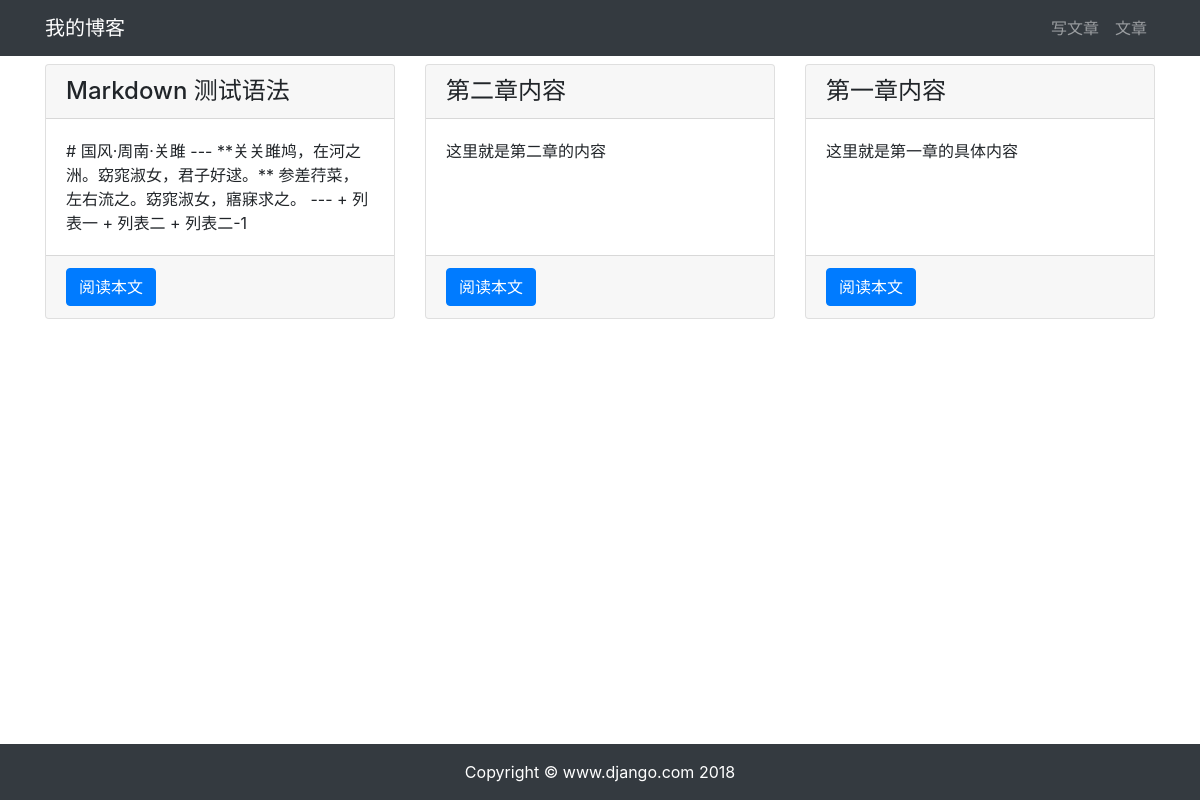
Page /article/article-list/ on the committed database.
### article/models.py (models this page shows, shortened)
class ArticlePost(models.Model):
    author = models.ForeignKey(User, on_delete=models.CASCADE)
    title = models.CharField(max_length=100)
    body = models.TextField()
    created = models.DateTimeField(default=timezone.now)
    updated = models.DateTimeField(auto_now=True)
    class Meta:
        ordering = ('-created',)

### article/views.py (the view)
# urls.py: path('article-list/', views.article_list, name='article_list'),
def article_list(request):
    articles = ArticlePost.objects.all()
    context = {'articles': articles}
    return render(request, 'article/list.html', context)

### templates/article/list.html (shortened to what this page needs)
{% extends "base.html" %}
{% load staticfiles %}
{% block content %}
<div class="container">
    <div class="row mt-2">
        {% for article in articles %}
        <div class="col-4 mb-4">
            <div class="card h-100">
                <h4 class="card-header">{{ article.title }}</h4>
                <div class="card-body">
                    <p class="card-text">{{ article.body|slice:'100'}}</p>
                </div>
                <div class="card-footer">
                    <a href="{% url 'article:article_detail' article.id%}" class="btn btn-primary">阅读本文</a>
                </div>
            </div>
        </div>
        {% endfor %}
    </div>
</div>
{% endblock content %}

### rows in the picture
ArticlePost: title "Markdown 测试语法", body "# 国风·周南·关雎 --- **关关雎鸠，在河之洲。窈窕淑女，君子好逑。** 参差荇菜，左右流之。窈窕淑女，寤寐求之。 --- + 列表一 + 列表二 + 列表二-1"
ArticlePost: title "第二章内容", body "这里就是第二章的内容"
ArticlePost: title "第一章内容", body "这里就是第一章的具体内容"
